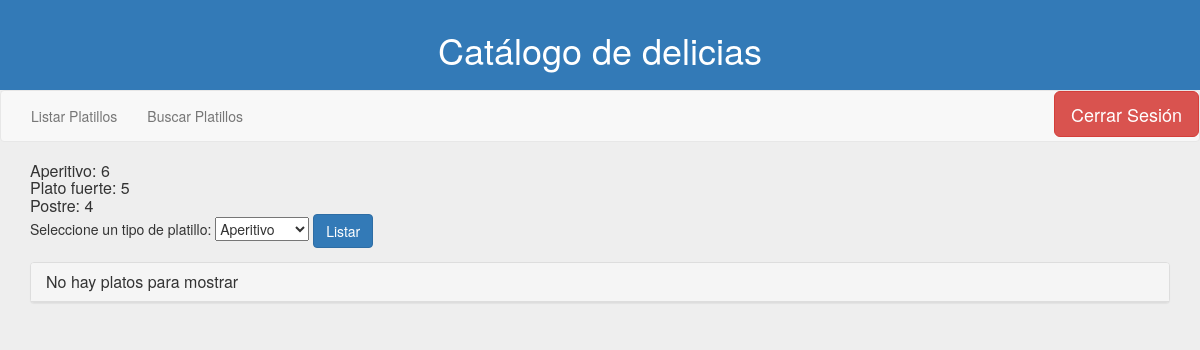
The app's page /home/listDishesClient (signed in) with its own data.
### catalogoapp/models.py (models this page shows, shortened)
class DishType(models.Model):
    name = models.TextField(max_length=25)
    def __str__(self):
        return self.name
    class Meta:
        verbose_name = "Tipo"
        verbose_name_plural = "Tipos"

### catalogoapp/views.py (the view, shortened to what this page needs)
# urls.py: url(r'^home/listDishesClient$', listDishesClient, name="listDishesClient"),
def listDishesClient(request):
    if (request.user.is_authenticated and request.user.profile.role.name == "Cliente"):
        if request.method == "GET":
            cuentaTipos = DishType.objects.annotate(nTypes=Count('dish'))
            tipos = DishType.objects.all()
            return render(request,'listDishesClient.html',{'role':request.user.profile.role.name,'tipos':tipos,
            'cuentaTipos':cuentaTipos})
    else:
        return redirect('noAccess')

### catalogoapp/templates/listDishesClient.html (shortened to what this page needs)
{% extends 'home.html' %}
{% block content2 %}
<main class="container" role='main'>
  {% if role == 'Cliente' %}
  <h2 class='panel-title'>
    {% for tipo in cuentaTipos %}
    {{ tipo }}: {{ tipo.nTypes }}<br>
    {% endfor %}
  </h2>
  <form method="post">
    Seleccione un tipo de platillo:
    <select name="selection">
      {% for tipo in tipos %}
      <option value="{{ tipo.id }}">{{ tipo.name }}</option>
      {% endfor %}
    </select>
    <button class="btn btn-primary" type="submit" style="margin-top: 0;">Listar</button>
  </form>
  {% endif %}
  <div class="panel panel-default">
    {% for dish in dishes %}
    <div class="panel-heading">
      {% if role == 'Cliente' %}
      <h2 class='panel-title'>
        <a href="{% url 'viewDish' dish.id %}">
        Nombre: {{ dish.name }} - Restaurante: {{ dish.restaurant }}
        </a>
      </h2>
      {% elif role == 'Ayudante' %}
      <a href="{% url 'viewDish' dish.id %}" class='text-right' style='float:right'>Mostrar</a>
      <a href="{% url 'editDish' dish.id %}" class="text-right" style="float:right">Actualizar</a>
      <h2 class='panel-title'>
        Nombre: {{ dish.name }}
      </h2>
      {% endif %}
    </div>
    {% empty %}
    <div class="panel-heading">
      <h2 class='panel-title'>No hay platos para mostrar</h2>
    </div>
    {% endfor %}
  </div>
</main>
{% endblock content2 %}

### records on screen
DishType: name "Aperitivo", nTypes "6"
DishType: name "Plato fuerte", nTypes "5"
DishType: name "Postre", nTypes "4"

### other values on screen
form field selection "Aperitivo"
